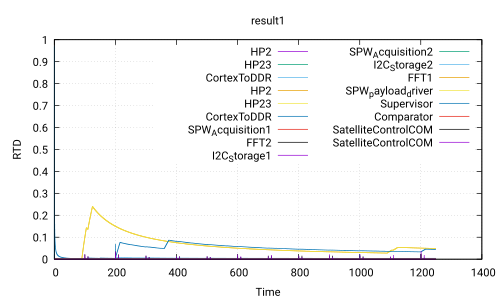

Generate this figure with gnuplot:
 set title 'result1'
 set ylabel 'RTD'
 set xlabel 'Time'
 set grid
 set term pdf
 set output 'Use_case_DoubleCamera_Safety.ATIPPIC.executable360.0_20.0.pdf'
 plot 'Use_case_DoubleCamera_Safety.ATIPPIC.executable360.0_20.0.csv' using 1:2 with lines title 'HP2','Use_case_DoubleCamera_Safety.ATIPPIC.executable360.0_20.0.csv' using 1:3 with lines title 'HP23','Use_case_DoubleCamera_Safety.ATIPPIC.executable360.0_20.0.csv' using 1:4 with lines title 'CortexToDDR','Use_case_DoubleCamera_Safety.ATIPPIC.executable360.0_20.0.csv' using 1:5 with lines title 'HP2','Use_case_DoubleCamera_Safety.ATIPPIC.executable360.0_20.0.csv' using 1:6 with lines title 'HP23','Use_case_DoubleCamera_Safety.ATIPPIC.executable360.0_20.0.csv' using 1:7 with lines title 'CortexToDDR','Use_case_DoubleCamera_Safety.ATIPPIC.executable360.0_20.0.csv' using 1:8 with lines title 'SPW_Acquisition1','Use_case_DoubleCamera_Safety.ATIPPIC.executable360.0_20.0.csv' using 1:9 with lines title 'FFT2','Use_case_DoubleCamera_Safety.ATIPPIC.executable360.0_20.0.csv' using 1:10 with lines title 'I2C_Storage1','Use_case_DoubleCamera_Safety.ATIPPIC.executable360.0_20.0.csv' using 1:11 with lines title 'SPW_Acquisition2','Use_case_DoubleCamera_Safety.ATIPPIC.executable360.0_20.0.csv' using 1:12 with lines title 'I2C_Storage2','Use_case_DoubleCamera_Safety.ATIPPIC.executable360.0_20.0.csv' using 1:13 with lines title 'FFT1','Use_case_DoubleCamera_Safety.ATIPPIC.executable360.0_20.0.csv' using 1:14 with lines title 'SPW_payload_driver','Use_case_DoubleCamera_Safety.ATIPPIC.executable360.0_20.0.csv' using 1:15 with lines title 'Supervisor','Use_case_DoubleCamera_Safety.ATIPPIC.executable360.0_20.0.csv' using 1:16 with lines title 'Comparator','Use_case_DoubleCamera_Safety.ATIPPIC.executable360.0_20.0.csv' using 1:17 with lines title 'SatelliteControlCOM','Use_case_DoubleCamera_Safety.ATIPPIC.executable360.0_20.0.csv' using 1:18 with lines title 'SatelliteControlCOM'
